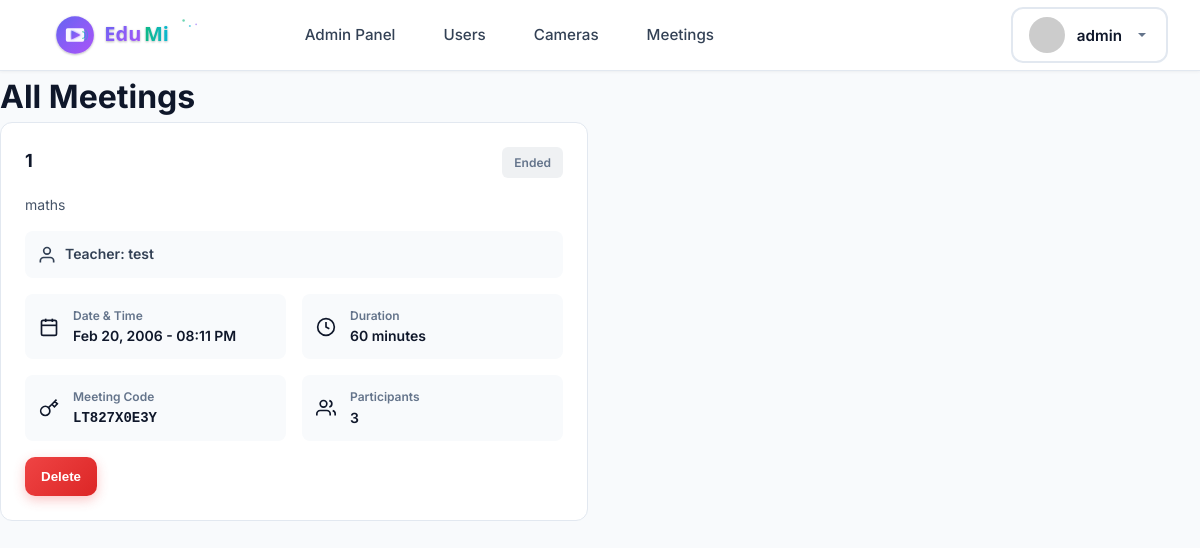
Page /meetings/teacher/ (signed in) on the earlier database version.
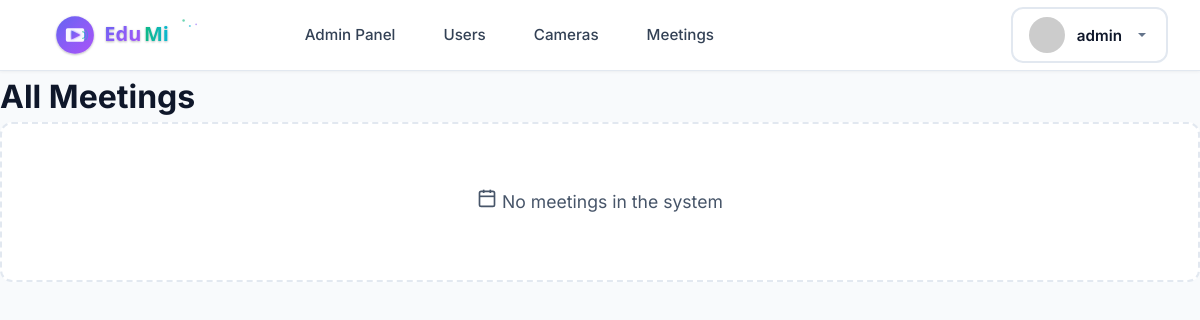
Same page on the later database version.
### meetings/models.py (models this page shows, shortened)
class Meeting(models.Model):
    STATUS_CHOICES = [
        ('scheduled', 'Scheduled'),
        ('live', 'Live'),
        ('ended', 'Ended'),
        ('cancelled', 'Cancelled'),
    ]
    title = models.CharField(max_length=200)
    description = models.TextField(blank=True)
    teacher = models.ForeignKey(User, on_delete=models.CASCADE, related_name='hosted_meetings')
    meeting_code = models.CharField(max_length=20, unique=True)
    scheduled_time = models.DateTimeField()
    duration_minutes = models.IntegerField(default=60)
    status = models.CharField(max_length=20, choices=STATUS_CHOICES, default='scheduled')
    max_participants = models.IntegerField(default=100)
    allow_screen_share = models.BooleanField(default=True)
    allow_chat = models.BooleanField(default=True)
    record_meeting = models.BooleanField(default=False)
    created_at = models.DateTimeField(auto_now_add=True)
    updated_at = models.DateTimeField(auto_now=True)
    class Meta:
        ordering = ['-scheduled_time']

### meetings/views.py (the view)
# urls.py: path('teacher/', views.teacher_meetings, name='teacher_meetings'),
@login_required
def teacher_meetings(request):
    if request.user.username == 'Admin' or request.user.is_superuser:
        meetings = Meeting.objects.all()
    elif hasattr(request.user, 'userprofile') and request.user.userprofile.user_type == 'teacher':
        meetings = Meeting.objects.filter(teacher=request.user)
    else:
        return redirect('login')
    return render(request, 'meetings/teacher_meetings.html', {
        'meetings': meetings,
        'is_admin': request.user.username == 'Admin' or request.user.is_superuser
    })

### templates/meetings/teacher_meetings.html (shortened to what this page needs)
{% extends 'base.html' %}
{% load static %}
{% block content %}
<div class="admin-container">
    <div class="admin-header">
        <h1>{% if is_admin %}All Meetings{% else %}My Meetings{% endif %}</h1>
    </div>
    {% if meetings %}
    <div class="meetings-list">
        {% for meeting in meetings %}
        <div class="meeting-card status-{{ meeting.status }}">
            <div class="meeting-header-info">
                <h3>{{ meeting.title }}</h3>
                <span class="meeting-status status-{{ meeting.status }}">{{ meeting.get_status_display }}</span>
            </div>
            <p class="meeting-description">{{ meeting.description|default:"No description" }}</p>
            {% if is_admin %}
            <div class="meeting-teacher-info">
                <span class="icon"><svg xmlns="http://www.w3.org/2000/svg" viewBox="0 0 24 24" fill="none" stroke="currentColor" stroke-width="2"><path d="M20 21v-2a4 4 0 0 0-4-4H8a4 4 0 0 0-4 4v2"></path><circle cx="12" cy="7" r="4"></circle></svg></span>
                <span>Teacher: {{ meeting.teacher.username }}</span>
            </div>
            {% endif %}
            <div class="meeting-details-grid">
                <div class="detail-item-small">
                    <span class="icon"><svg xmlns="http://www.w3.org/2000/svg" viewBox="0 0 24 24" fill="none" stroke="currentColor" stroke-width="2"><rect x="3" y="4" width="18" height="18" rx="2" ry="2"></rect><line x1="16" y1="2" x2="16" y2="6"></line><line x1="8" y1="2" x2="8" y2="6"></line><line x1="3" y1="10" x2="21" y2="10"></line></svg></span>
                    <div>
                        <p class="label">Date & Time</p>
                        <p class="value">{{ meeting.scheduled_time|date:"M d, Y - h:i A" }}</p>
                    </div>
                </div>
                <div class="detail-item-small">
                    <span class="icon"><svg xmlns="http://www.w3.org/2000/svg" viewBox="0 0 24 24" fill="none" stroke="currentColor" stroke-width="2"><circle cx="12" cy="12" r="10"></circle><polyline points="12 6 12 12 16 14"></polyline></svg></span>
                    <div>
                        <p class="label">Duration</p>
                        <p class="value">{{ meeting.duration_minutes }} minutes</p>
                    </div>
                </div>
                <div class="detail-item-small">
                    <span class="icon"><svg xmlns="http://www.w3.org/2000/svg" viewBox="0 0 24 24" fill="none" stroke="currentColor" stroke-width="2"><path d="M21 2l-2 2m-7.61 7.61a5.5 5.5 0 1 1-7.778 7.778 5.5 5.5 0 0 1 7.777-7.777zm0 0L15.5 7.5m0 0l3 3L22 7l-3-3m-3.5 3.5L19 4"></path></svg></span>
                    <div>
                        <p class="label">Meeting Code</p>
                        <p class="value code">{{ meeting.meeting_code }}</p>
                    </div>
                </div>
                <div class="detail-item-small">
                    <span class="icon"><svg xmlns="http://www.w3.org/2000/svg" viewBox="0 0 24 24" fill="none" stroke="currentColor" stroke-width="2"><path d="M17 21v-2a4 4 0 0 0-4-4H5a4 4 0 0 0-4 4v2"></path><circle cx="9" cy="7" r="4"></circle><path d="M23 21v-2a4 4 0 0 0-3-3.87"></path><path d="M16 3.13a4 4 0 0 1 0 7.75"></path></svg></span>
                    <div>
                        <p class="label">Participants</p>
                        <p class="value">{{ meeting.participants.count }}</p>
                    </div>
                </div>
            </div>
            <div class="meeting-actions">
                {% if is_admin %}
                    <button onclick="deleteMeeting({{ meeting.id }})" class="btn-delete">Delete</button>
                {% endif %}
            </div>
        </div>
        {% endfor %}
    </div>
    {% else %}
    <div class="no-cameras">
        <p><span class="icon"><svg xmlns="http://www.w3.org/2000/svg" viewBox="0 0 24 24" fill="none" stroke="currentColor" stroke-width="2"><rect x="3" y="4" width="18" height="18" rx="2" ry="2"></rect><line x1="16" y1="2" x2="16" y2="6"></line><line x1="8" y1="2" x2="8" y2="6"></line><line x1="3" y1="10" x2="21" y2="10"></line></svg></span> No meetings {% if is_admin %}in the system{% else %}scheduled yet{% endif %}</p>
    </div>
    {% endif %}
</div>
{% endblock %}

### templates/base.html (shortened to what this page needs)
<!DOCTYPE html>
<html lang="en">
<head>
    {% load static %}
    <link rel="stylesheet" href="{% static 'css/main.css' %}">
</head>
<body>
    <nav>
        <div class="nav-container">
            {% if user.is_authenticated %}
            <div class="nav-left">
                <a href="{% url 'home' %}" class="nav-brand">
                    <img src="{% static 'logo.svg' %}" alt="EduMi" class="nav-logo">
                </a>
                {% if user.username == 'Admin' or user.is_superuser %}
                <a href="{% url 'admin_panel' %}">Admin Panel</a>
                <a href="{% url 'user_management' %}">Users</a>
                <a href="{% url 'admin_dashboard' %}">Cameras</a>
                <a href="{% url 'teacher_meetings' %}">Meetings</a>
                {% elif user.userprofile.user_type == 'teacher' %}
                <a href="{% url 'teacher_dashboard' %}">Dashboard</a>
                <a href="{% url 'live_monitor' %}">Cameras</a>
                <a href="{% url 'teacher_meetings' %}">Meetings</a>
                <a href="{% url 'create_meeting' %}">+ New Meeting</a>
                {% elif user.userprofile.user_type == 'student' %}
                <a href="{% url 'student_dashboard' %}">Dashboard</a>
                <a href="{% url 'student_meetings' %}">Meetings</a>
                {% endif %}
            </div>
            <div class="nav-right">
                <div class="nav-profile-dropdown">
                    <button class="nav-profile-btn" onclick="toggleProfileDropdown()">
                        <div class="profile-avatar-small">
                            <img src="https://ui-avatars.com/api/?name={{ user.username }}&background=6366f1&color=fff&size=40"
                                alt="{{ user.username }}">
                        </div>
                        <span class="profile-name">{{ user.username }}</span>
                        <svg class="dropdown-arrow" width="16" height="16" viewBox="0 0 16 16" fill="currentColor">
                            <path d="M4 6l4 4 4-4z" />
                        </svg>
                    </button>
                </div>
            </div>
            {% endif %}
        </div>
    </nav>
    {% block content %}{% endblock %}
</body>
</html>

### static/css/base.css (style rules this page uses)
* { margin: 0; padding: 0; box-sizing: border-box; }
:root { --primary: #6366f1; --primary-dark: #4f46e5; --primary-light: #818cf8; --secondary: #8b5cf6; --success: #10b981; --danger: #ef4444; --warning: #f59e0b; --dark: #0f172a; --gray-50: #f8fafc; --gray-100: #f1f5f9; --gray-200: #e2e8f0; --gray-300: #cbd5e1; --gray-400: #94a3b8; --gray-500: #64748b; --gray-600: #475569; --gray-700: #334155; --gray-800: #1e293b; --gray-900: #0f172a; --white: #ffffff; --radius: 12px; --shadow-sm: 0 1px 2px 0 rgb(0 0 0 / 0.05); --shadow: 0 4px 6px -1px rgb(0 0 0 / 0.1); --shadow-lg: 0 10px 15px -3px rgb(0 0 0 / 0.1); --shadow-xl: 0 20px 25px -5px rgb(0 0 0 / 0.1); }
body { font-family: 'Inter', -apple-system, BlinkMacSystemFont, 'Segoe UI', Roboto, sans-serif; background: var(--gray-50); color: var(--gray-900); line-height: 1.6; min-height: 100vh; }
.icon { display: inline-flex; align-items: center; justify-content: center; width: 20px; height: 20px; }
.icon svg { width: 100%; height: 100%; }

### static/css/navigation.css (style rules this page uses)
nav { background: var(--white); border-bottom: 1px solid var(--gray-200); position: sticky; top: 0; z-index: 1000; backdrop-filter: blur(8px); background: rgba(255, 255, 255, 0.95); box-shadow: 0 1px 3px rgba(0, 0, 0, 0.05); }
.nav-container { max-width: 1400px; margin: 0 auto; padding: 0 2rem; display: flex; justify-content: space-between; align-items: center; height: 70px; }
.nav-left, .nav-right { display: flex; align-items: center; gap: 0.75rem; }
.nav-brand { display: flex; align-items: center; text-decoration: none; margin-right: 2.5rem; }
.nav-logo { height: 50px; width: auto; }
nav a { color: var(--gray-700); text-decoration: none; font-weight: 500; font-size: 0.95rem; padding: 0.625rem 1.125rem; border-radius: 8px; transition: all 0.2s; display: inline-flex; align-items: center; gap: 0.5rem; }
.nav-profile-dropdown { position: relative; }
.nav-profile-btn { display: flex; align-items: center; gap: 0.75rem; background: var(--white); border: 2px solid var(--gray-200); padding: 0.5rem 1rem; border-radius: 12px; cursor: pointer; transition: all 0.2s; font-family: inherit; }
.profile-avatar-small { width: 36px; height: 36px; border-radius: 50%; overflow: hidden; flex-shrink: 0; }
.profile-avatar-small img { width: 100%; height: 100%; object-fit: cover; }
.profile-name { font-weight: 600; color: var(--gray-900); font-size: 0.95rem; }
.dropdown-arrow { color: var(--gray-500); transition: transform 0.2s; }

### static/css/meetings.css (style rules this page uses)
.no-cameras { grid-column: 1 / -1; text-align: center; padding: 4rem 2rem; background: var(--white); border-radius: 12px; border: 2px dashed var(--gray-200); }
.no-cameras p { color: var(--gray-600); font-size: 1.1rem; }

Differences in the rows shown:
removed Meeting: title "1", status "Ended", description "maths", teacher.username "test", scheduled_time "Feb 20, 2006 - 08:11 PM", duration_minutes "60", meeting_code "LT827X0E3Y", participants.count "3"
Other differences:
text now shown: "No meetings in the system"
